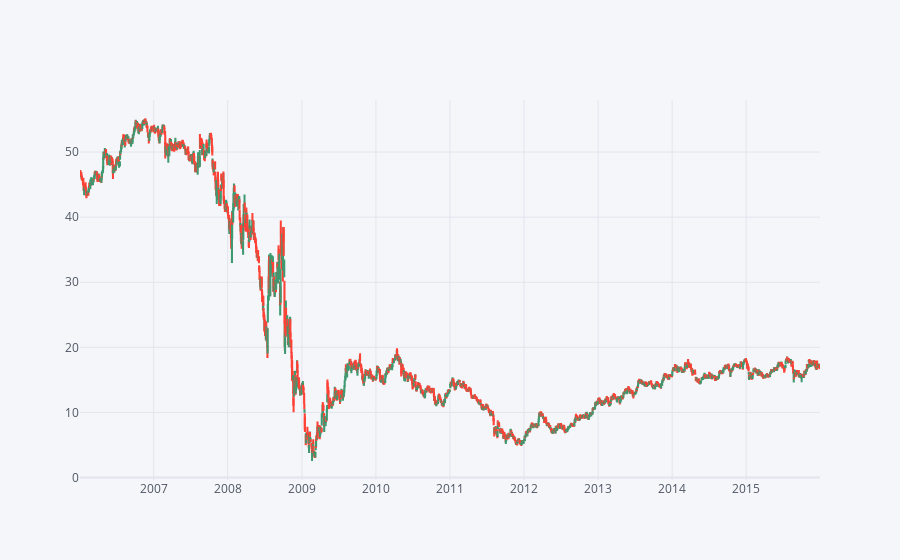

The cell this chart's notebook holds for it:
### Code cell
#Creating a candlestick plot for Bank of America's stock
BAC[['Open','High','Low','Close']].iplot(kind='candle')

### Figure 1 — Plotly figure (JSON) as saved in the notebook; plotly's stock layout.template omitted (floating-point values rounded to 4 significant figures; data arrays with more than 128 entries replaced by an {"elided": "..."} marker saying what was removed)
{"data": [{"close": {"elided": "2517 float values"}, "high": {"elided": "2517 float values"}, "low": {"elided": "2517 float values"}, "open": {"elided": "2517 float values"}, "showlegend": false, "type": "candlestick", "x": {"elided": "2517 str values"}, "yaxis": "y2"}], "layout": {"legend": {"bgcolor": "#F5F6F9", "font": {"color": "#4D5663"}}, "paper_bgcolor": "#F5F6F9", "plot_bgcolor": "#F5F6F9", "title": {"font": {"color": "#4D5663"}}, "xaxis": {"gridcolor": "#E1E5ED", "rangeslider": {"visible": false}, "showgrid": true, "tickfont": {"color": "#4D5663"}, "title": {"font": {"color": "#4D5663"}, "text": ""}, "zerolinecolor": "#E1E5ED"}, "yaxis": {"gridcolor": "#E1E5ED", "showgrid": true, "showticklabels": false, "tickfont": {"color": "#4D5663"}, "title": {"font": {"color": "#4D5663"}, "text": ""}, "zerolinecolor": "#E1E5ED"}, "yaxis2": {"gridcolor": "#E1E5ED", "showgrid": true, "tickfont": {"color": "#4D5663"}, "title": {"font": {"color": "#4D5663"}, "text": ""}, "zerolinecolor": "#E1E5ED"}}}
